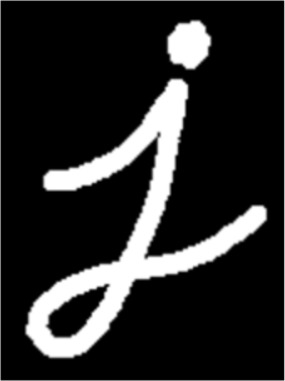
#> input picture Features_Image_Segmentation/images/j.jpeg, 285 x 381 px
$ jupyter execute dilate_and_erode.ipynb
#> lines starting #> are read from the running program, lines starting #| are printed output that depends on the picture
[cell 1]
import cv2
import numpy as np
import matplotlib.pyplot as plt

[cell 2]
image = cv2.imread("images/j.jpeg", 0)
#> image is the input picture: shape (381, 285); min 0, max 255, mean 40.7
plt.imshow(image)

[cell 3]
kernel = np.ones((5,5),np.uint8)

# Dilate the image
dilation = cv2.dilate(image, kernel, iterations = 4)
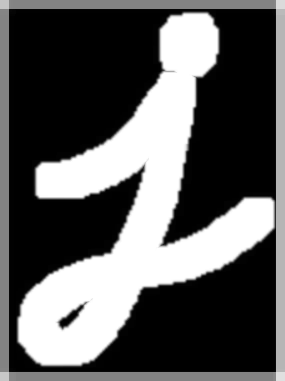
#> dilation: shape (381, 285); min 0, max 255, mean 91.3
plt.imshow(dilation)

[cell 4]
# Erode the image
erosion = cv2.erode(image, kernel, iterations = 1)
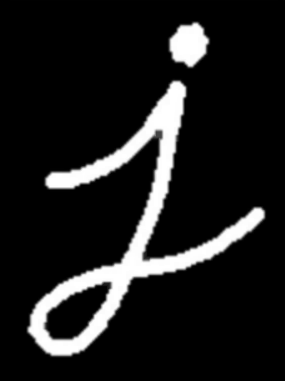
#> erosion: shape (381, 285); min 0, max 255, mean 29.4
plt.imshow(erosion)

[cell 5]
image_o_noise = cv2.imread("images/i_outside_noise.jpeg", 0)
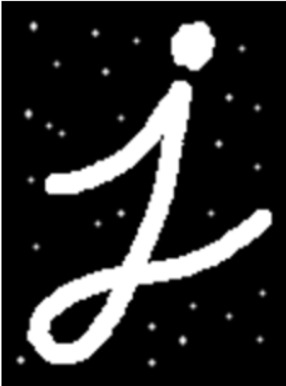
#> input picture Features_Image_Segmentation/images/i_outside_noise.jpeg, 286 x 386 px
#> image_o_noise is the input picture: shape (386, 286); min 0, max 255, mean 43
image_o_noise = cv2.cvtColor(image_o_noise, cv2.COLOR_BGR2RGB)
plt.imshow(image_o_noise)

[cell 6]
opening = cv2.morphologyEx(image_o_noise, cv2.MORPH_OPEN, kernel)
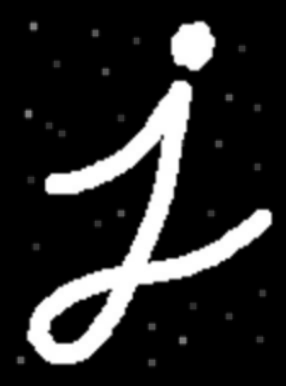
#> opening: shape (386, 286, 3); min 0, max 255, mean 40.2
plt.imshow(opening)

### Closing

[cell 7]
# Reads in a binary image
j_inside_noise = cv2.imread("images/j_inside_noise.jpeg", 0)
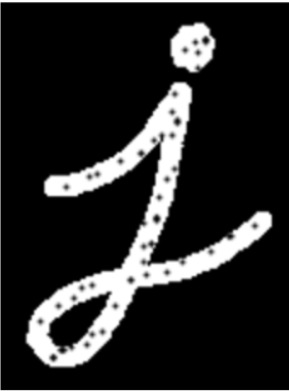
#> input picture Features_Image_Segmentation/images/j_inside_noise.jpeg, 289 x 391 px
#> j_inside_noise is the input picture: shape (391, 289); min 0, max 255, mean 39
j_inside_noise = cv2.cvtColor(j_inside_noise, cv2.COLOR_BGR2RGB)
plt.imshow(j_inside_noise)

[cell 8]
closing = cv2.morphologyEx(j_inside_noise, cv2.MORPH_CLOSE, kernel)
plt.imshow(closing)
